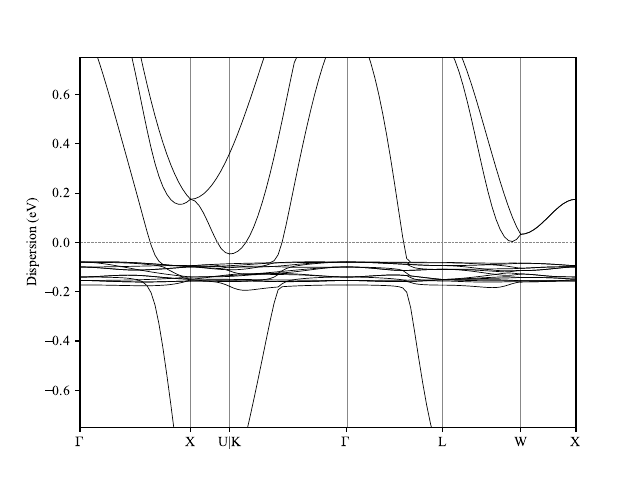

Source code (Python):
# -*- coding: utf-8 -*-

from matplotlib import rc
# Uncomment to change default font
#rc('font',**{'family':'sans-serif','sans-serif':['Helvetica']})
rc('font', **{'family': 'serif', 'serif': ['Computer Modern', 'CMU Serif', 'Times New Roman', 'DejaVu Serif']})
# To use proper font for, e.g., Gamma if usetex is set to False
rc('mathtext', fontset='cm')

rc('text', usetex=True)

import numpy as np
import pylab as pl

# I use json to make sure the input is sanitized
import json

print_comment = False
with open("Er-diamond-bands_data.json", encoding='utf8') as f:
    all_data_str = f.read()
all_data = json.loads(all_data_str)

if not all_data.get('use_latex', False):
    rc('text', usetex=False)

#x = all_data['x']
#bands = all_data['bands']
paths = all_data['paths']
tick_pos = all_data['tick_pos']
tick_labels = all_data['tick_labels']
fermi_energy = all_data['fermi_energy']

# Option for bands (all, or those of type 1 if there are two spins)
further_plot_options1 = {}
further_plot_options1['color'] = all_data.get('bands_color', 'k')
further_plot_options1['linewidth'] = all_data.get('bands_linewidth', 0.5)
further_plot_options1['linestyle'] = all_data.get('bands_linestyle', None)
further_plot_options1['marker'] = all_data.get('bands_marker', None)
further_plot_options1['markersize'] = all_data.get('bands_markersize', None)
further_plot_options1['markeredgecolor'] = all_data.get('bands_markeredgecolor', None)
further_plot_options1['markeredgewidth'] = all_data.get('bands_markeredgewidth', None)
further_plot_options1['markerfacecolor'] = all_data.get('bands_markerfacecolor', None)

# Options for second-type of bands if present (e.g. spin up vs. spin down)
further_plot_options2 = {}
further_plot_options2['color'] = all_data.get('bands_color2', 'r')
# Use the values of further_plot_options1 by default
further_plot_options2['linewidth'] = all_data.get('bands_linewidth2',
    further_plot_options1['linewidth']
    )
further_plot_options2['linestyle'] = all_data.get('bands_linestyle2',
    further_plot_options1['linestyle']
    )
further_plot_options2['marker'] = all_data.get('bands_marker2',
    further_plot_options1['marker']
    )
further_plot_options2['markersize'] = all_data.get('bands_markersize2',
    further_plot_options1['markersize']
    )
further_plot_options2['markeredgecolor'] = all_data.get('bands_markeredgecolor2',
    further_plot_options1['markeredgecolor']
    )
further_plot_options2['markeredgewidth'] = all_data.get('bands_markeredgewidth2',
    further_plot_options1['markeredgewidth']
    )
further_plot_options2['markerfacecolor'] = all_data.get('bands_markerfacecolor2',
    further_plot_options1['markerfacecolor']
    )

fig = pl.figure()
p = fig.add_subplot(1,1,1)

first_band_1 = True
first_band_2 = True


for path in paths:
    if path['length'] <= 1:
        # Avoid printing empty lines
        continue
    x = path['x']
    #for band in bands:
    for band, band_type in zip(path['values'], all_data['band_type_idx']):

        # For now we support only two colors
        if band_type % 2 == 0:
            further_plot_options = further_plot_options1
        else:
            further_plot_options = further_plot_options2

        # Put the legend text only once
        label = None
        if first_band_1 and band_type % 2 == 0:
            first_band_1 = False
            label = all_data.get('legend_text', None)
        elif first_band_2 and band_type % 2 == 1:
            first_band_2 = False
            label = all_data.get('legend_text2', None)

        p.plot(x, np.array(band) - fermi_energy, label=label,
               **further_plot_options
        )


p.set_xticks(tick_pos)
p.set_xticklabels(tick_labels)
p.set_xlim([all_data['x_min_lim'], all_data['x_max_lim']])
p.set_ylim([all_data['y_min_lim'], all_data['y_max_lim']])
p.xaxis.grid(True, which='major', color='#888888', linestyle='-', linewidth=0.5)

if all_data.get('plot_zero_axis', False):
    p.axhline(
        0.,
        color=all_data.get('zero_axis_color', '#888888'),
        linestyle=all_data.get('zero_axis_linestyle', '--'),
        linewidth=all_data.get('zero_axis_linewidth', 0.5),
        )
if all_data['title']:
    p.set_title(all_data['title'])
if all_data['legend_text']:
    p.legend(loc='best')
p.set_ylabel(all_data['yaxis_label'])

try:
    if print_comment:
        print(all_data['comment'])
except KeyError:
    pass
pl.savefig('Er-diamond-bands.pdf')